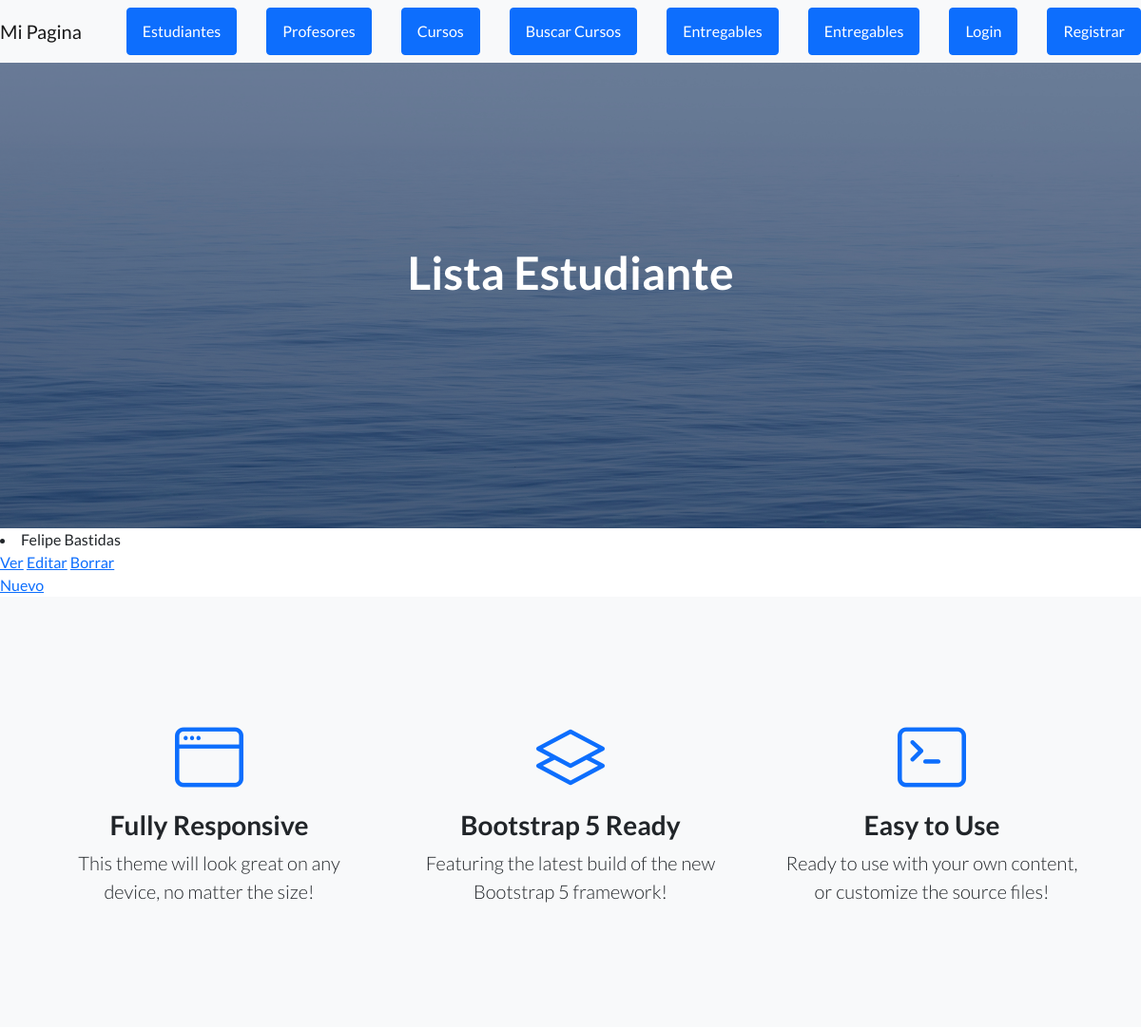
The app's page /estudiante/list/ (upper part), older data.
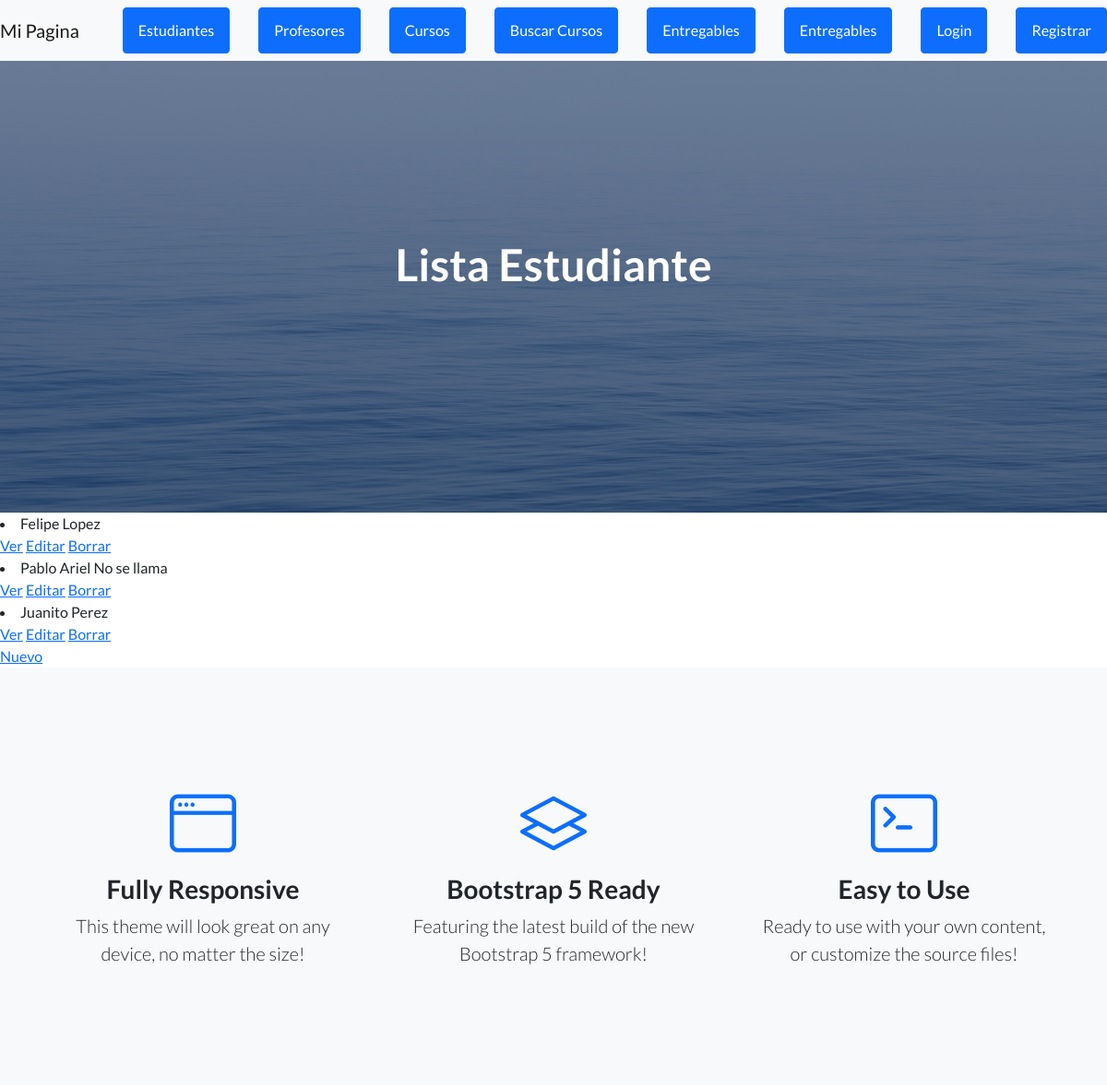
The same page, newer data.
### AppCoder/models.py (models this page shows)
class Estudiante(models.Model):
    nombre=models.CharField(max_length=30)
    apellido=models.CharField(max_length=30)
    email=models.EmailField()
    def __str__(self):
        return self.nombre + " " + self.apellido

### AppCoder/views.py (the view)
# urls.py: path('estudiante/list/', EstudianteList.as_view(), name='estudiante_list'),
class EstudianteList(ListView,LoginRequiredMixin):
    model = Estudiante
    template_name = 'AppCoder/estudiantes_list.html'

### AppCoder/templates/AppCoder/estudiantes_list.html
{% extends "AppCoder/padre.html" %}
{% load static %}
{% block titulo %}
<h1 class="mb-5">Lista Estudiante</h1>
{% endblock %}
{% block contenidoQueCambia %}
        {% for estudiante in object_list %}
            <li>{{estudiante}}</li>
            <a href="{% url 'estudiante_detalle' estudiante.id%}">Ver</a>
            <a href="{% url 'estudiante_edit' estudiante.id%}">Editar</a>
            <a href="{% url 'estudiante_delete' estudiante.id%}">Borrar</a>
        {% endfor %}
     <br>
        <a href="{% url 'estudiante_new' %}">Nuevo</a>
{% endblock %}

Row changes from the older to the newer data that the page shows:
changed Estudiante: nombre+apellido "Felipe Bastidas" → "Felipe Lopez"
added Estudiante: nombre+apellido "Pablo Ariel No se llama"
added Estudiante: nombre+apellido "Juanito Perez"
